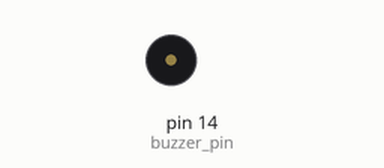
Bench run of a sketch on a simulated Arduino Uno, built with avr-gcc and run on an emulated ATmega328P. Parts: buzzer (waves = sounding).

Above: at 0.1 s.
Timing chart, 0 to 40.0 s (numbered marks = the images above):
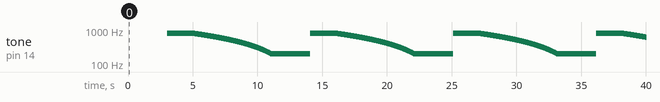

Measured:
- by itself, tone on pin 14 (buzzer_pin): plays 800 Hz for 2.0 s, 799 Hz for 0.01 s, 798 Hz for 0.01 s, 797 Hz for 0.01 s, 796 Hz for 0.01 s, 795 Hz for 0.01 s … (1989 notes in this stretch)

The sketch:

alarma.ino
```cpp
#define buzzer_pin 14 //Define buzzer pin

void setup()
{
  pinMode(buzzer_pin,OUTPUT);
}

void loop()
{
  for(int i=200;i<=800;i++)  //Increase frequency from 200HZ to 800HZ in a circular manner.
  {
    tone(buzzer_pin,i);    //Output frequency in Number four port.
    delay(5);      //The frequency lasts 5ms.
  }
  delay(2000);     //The highest frequency lasts 2s.
  for(int i=800;i>=200;i--)
  {
    tone(buzzer_pin,i);
    delay(10); //The frequency lasts 10ms.
  }
}
```
